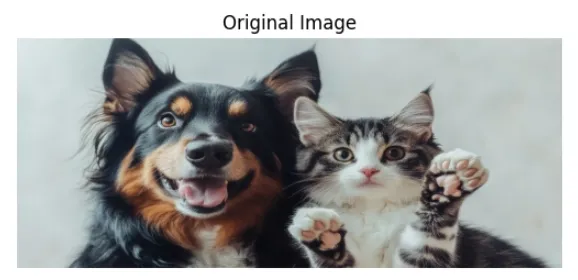
#> input picture point3/blur1.webp, 578 x 280 px
$ jupyter execute erosion.ipynb
#> lines starting #> are read from the running program, lines starting #| are printed output that depends on the picture
[cell 1]
import cv2
import numpy as np
import matplotlib.pyplot as plt
img = cv2.imread('blur1.webp', 0)
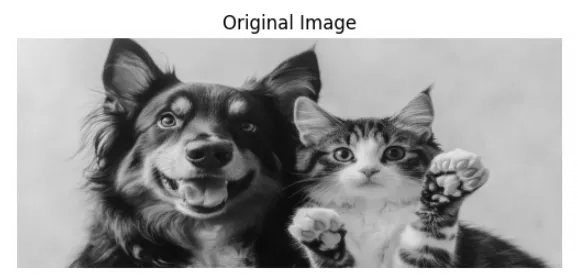
#> img: shape (280, 578); min 0, max 255, mean 164.4
plt.imshow(img, cmap='gray')
plt.title("Original Image")
plt.axis('off')
plt.show()
kernel = np.ones((5, 5), np.uint8)
img_erosion = cv2.erode(img, kernel, iterations=1)
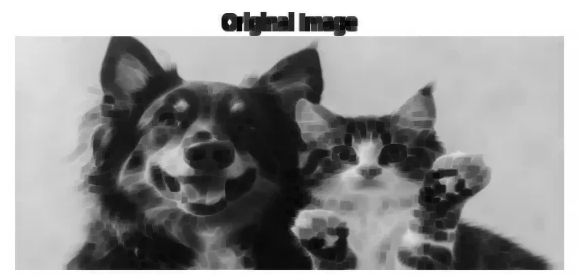
#> img_erosion: shape (280, 578); min 0, max 255, mean 149.3

plt.imshow(img_erosion, cmap='gray')
plt.title("After Erosion")
plt.axis('off')
plt.show()
img_dilation = cv2.dilate(img, kernel, iterations=1)
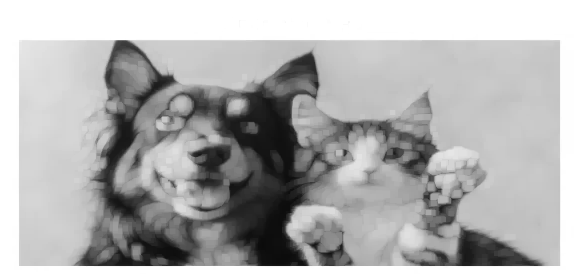
#> img_dilation: shape (280, 578); min 11, max 255, mean 178.3

plt.imshow(img_dilation, cmap='gray')
plt.title("After Dilation")
plt.axis('off')
plt.show()
